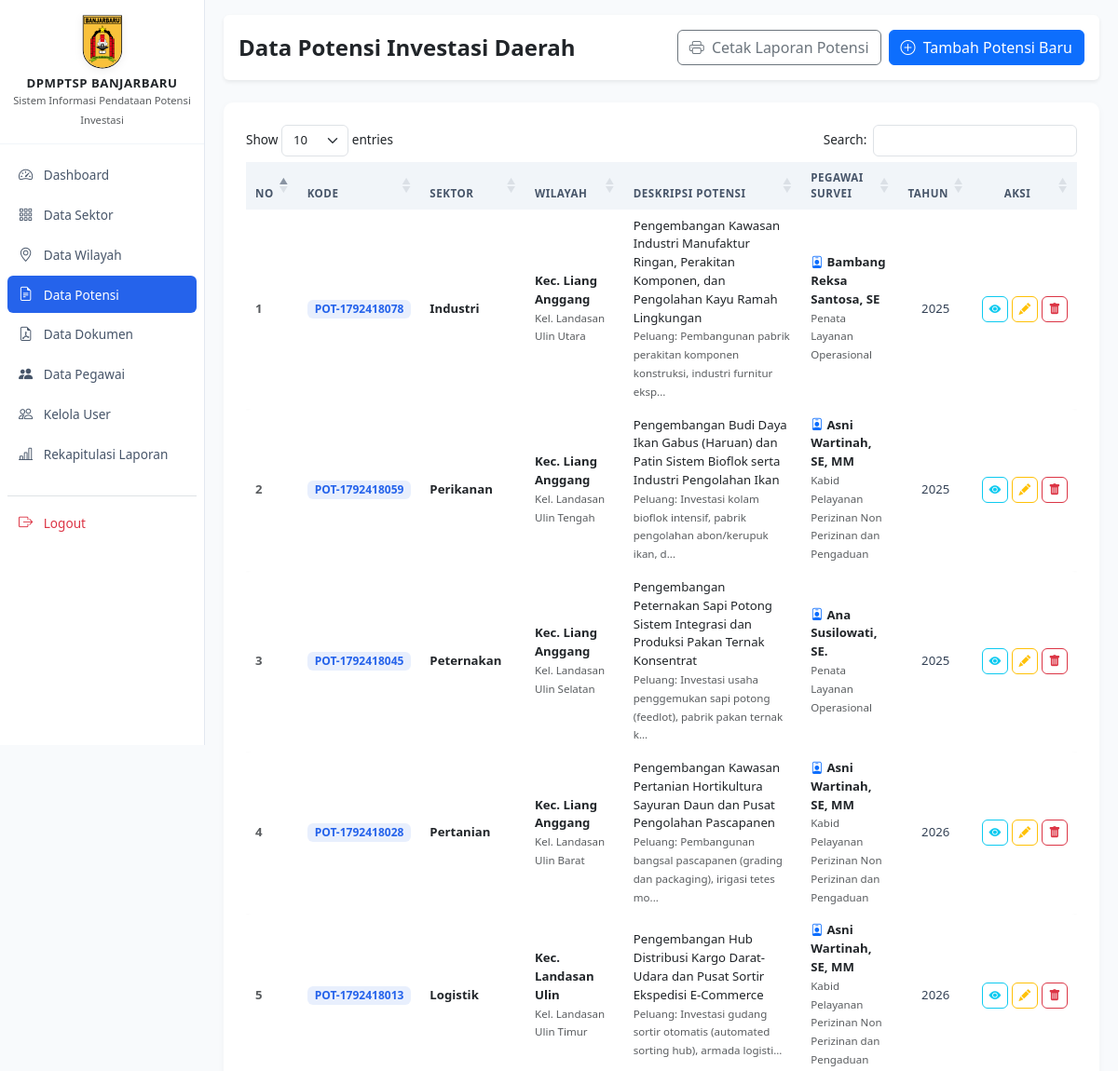
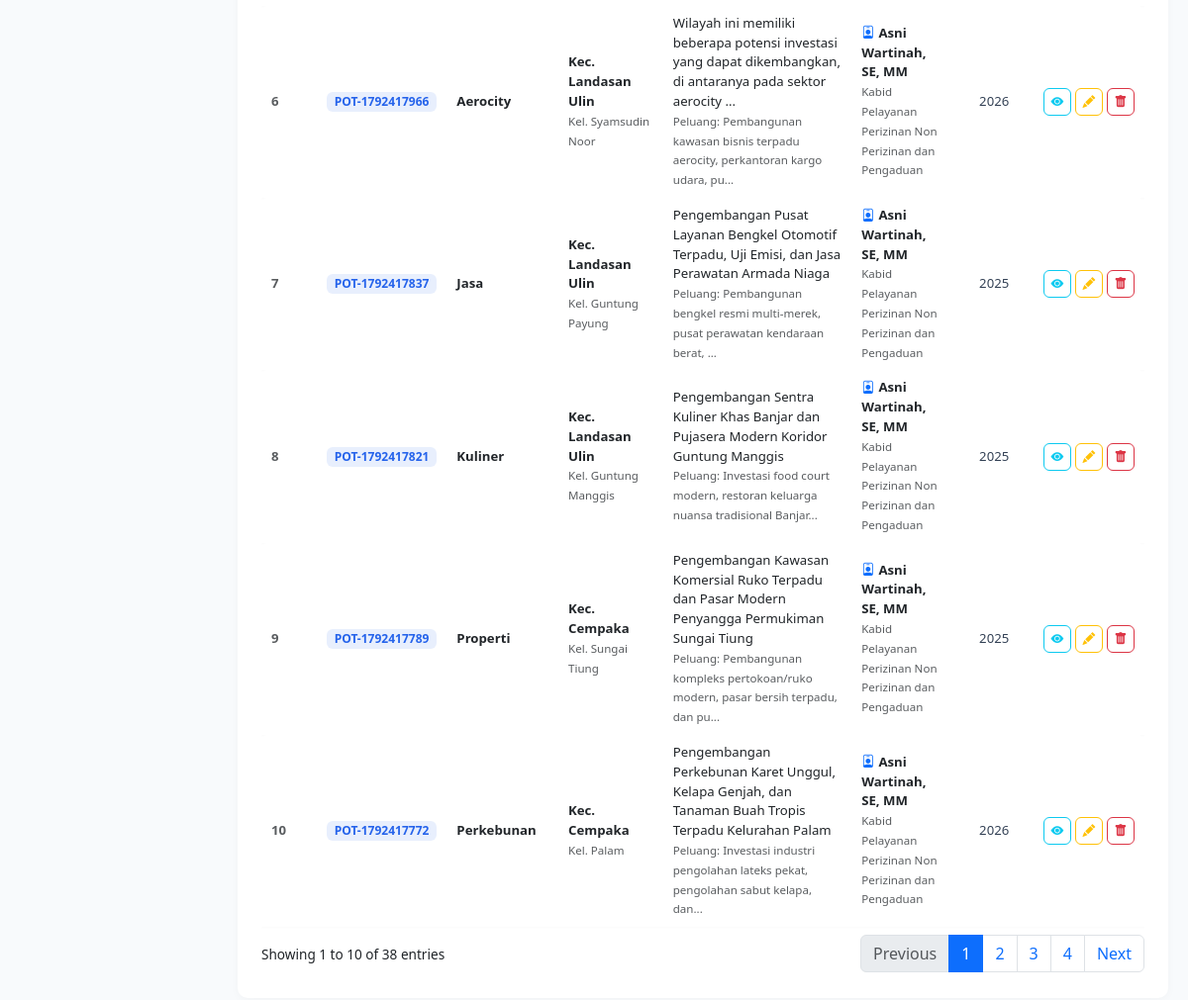
Page /admin/potensi.php (signed in) on the committed database (2 pictures, top to bottom).
### tables this page shows
CREATE TABLE `potensi_investasi` (
  `id_potensi` int unsigned NOT NULL AUTO_INCREMENT,
  `kode_potensi` varchar(30) NOT NULL,
  `id_kecamatan` int unsigned NOT NULL,
  `id_kelurahan` int unsigned DEFAULT NULL,
  `id_sektor` int unsigned NOT NULL,
  `id_pegawai` int DEFAULT NULL,
  `deskripsi` text NOT NULL,
  `kondisi_eksisting` text,
  `peluang_investasi` text,
  `kendala` text,
  `rekomendasi` text,
  `sumber_data` varchar(255) DEFAULT NULL,
  `tahun_data` year DEFAULT NULL,
  `status_publikasi` tinyint(1) NOT NULL DEFAULT '0',
  `status_data` enum('aktif','arsip') NOT NULL DEFAULT 'aktif',
  `created_by` int unsigned NOT NULL,
  `created_at` timestamp NULL DEFAULT CURRENT_TIMESTAMP,
  `updated_at` timestamp NULL DEFAULT CURRENT_TIMESTAMP ON UPDATE CURRENT_TIMESTAMP,
  PRIMARY KEY (`id_potensi`),
  UNIQUE KEY `kode_potensi` (`kode_potensi`),
  KEY `fk_potensi_user` (`created_by`),
  KEY `idx_potensi_kecamatan` (`id_kecamatan`),
  KEY `idx_potensi_kelurahan` (`id_kelurahan`),
  KEY `idx_potensi_sektor` (`id_sektor`),
  KEY `idx_potensi_publikasi` (`status_publikasi`),
  KEY `idx_potensi_pegawai` (`id_pegawai`),
  CONSTRAINT `fk_potensi_kecamatan` FOREIGN KEY (`id_kecamatan`) REFERENCES `kecamatan` (`id_kecamatan`) ON DELETE RESTRICT ON UPDATE CASCADE,
  CONSTRAINT `fk_potensi_kelurahan` FOREIGN KEY (`id_kelurahan`) REFERENCES `kelurahan` (`id_kelurahan`) ON DELETE RESTRICT ON UPDATE CASCADE,
  CONSTRAINT `fk_potensi_pegawai` FOREIGN KEY (`id_pegawai`) REFERENCES `pegawai` (`id_pegawai`) ON DELETE SET NULL ON UPDATE CASCADE,
  CONSTRAINT `fk_potensi_sektor` FOREIGN KEY (`id_sektor`) REFERENCES `sektor` (`id_sektor`) ON DELETE RESTRICT ON UPDATE CASCADE,
  CONSTRAINT `fk_potensi_user` FOREIGN KEY (`created_by`) REFERENCES `users` (`id_user`) ON DELETE RESTRICT ON UPDATE CASCADE
);

CREATE TABLE `sektor` (
  `id_sektor` int unsigned NOT NULL AUTO_INCREMENT,
  `kode_sektor` varchar(10) NOT NULL,
  `nama_sektor` varchar(150) NOT NULL,
  `deskripsi` text,
  `status` tinyint(1) NOT NULL DEFAULT '1',
  `created_at` timestamp NULL DEFAULT CURRENT_TIMESTAMP,
  `updated_at` timestamp NULL DEFAULT CURRENT_TIMESTAMP ON UPDATE CURRENT_TIMESTAMP,
  PRIMARY KEY (`id_sektor`),
  UNIQUE KEY `kode_sektor` (`kode_sektor`),
  UNIQUE KEY `nama_sektor` (`nama_sektor`)
);

CREATE TABLE `kecamatan` (
  `id_kecamatan` int unsigned NOT NULL AUTO_INCREMENT,
  `nama_kecamatan` varchar(100) NOT NULL,
  `deskripsi` text,
  `status` tinyint(1) NOT NULL DEFAULT '1',
  `created_at` timestamp NULL DEFAULT CURRENT_TIMESTAMP,
  `updated_at` timestamp NULL DEFAULT CURRENT_TIMESTAMP ON UPDATE CURRENT_TIMESTAMP,
  PRIMARY KEY (`id_kecamatan`),
  UNIQUE KEY `nama_kecamatan` (`nama_kecamatan`)
);

CREATE TABLE `kelurahan` (
  `id_kelurahan` int unsigned NOT NULL AUTO_INCREMENT,
  `id_kecamatan` int unsigned NOT NULL,
  `nama_kelurahan` varchar(100) NOT NULL,
  `deskripsi` text,
  `status` tinyint(1) NOT NULL DEFAULT '1',
  `created_at` timestamp NULL DEFAULT CURRENT_TIMESTAMP,
  `updated_at` timestamp NULL DEFAULT CURRENT_TIMESTAMP ON UPDATE CURRENT_TIMESTAMP,
  PRIMARY KEY (`id_kelurahan`),
  UNIQUE KEY `uk_kelurahan_kecamatan` (`id_kecamatan`,`nama_kelurahan`),
  CONSTRAINT `fk_kelurahan_kecamatan` FOREIGN KEY (`id_kecamatan`) REFERENCES `kecamatan` (`id_kecamatan`) ON DELETE RESTRICT ON UPDATE CASCADE
);

CREATE TABLE `pegawai` (
  `id_pegawai` int NOT NULL AUTO_INCREMENT,
  `nip` varchar(50) DEFAULT NULL,
  `nama_pegawai` varchar(255) NOT NULL,
  `status_pegawai` enum('ASN','PPPK','Tenaga Kontrak') NOT NULL DEFAULT 'ASN',
  `jabatan` varchar(255) DEFAULT NULL,
  `golongan` varchar(50) DEFAULT NULL,
  `tipe_pppk` varchar(50) DEFAULT NULL,
  `no_reg_absen` varchar(50) DEFAULT NULL,
  `no_hp` varchar(50) DEFAULT NULL,
  `status` tinyint(1) DEFAULT '1',
  `created_at` timestamp NULL DEFAULT CURRENT_TIMESTAMP,
  PRIMARY KEY (`id_pegawai`)
);

### admin/potensi.php (the view, shortened to what this page needs)
<?php
require_once '../config/database.php';
$sql = "SELECT p.*, s.nama_sektor, k.nama_kecamatan, l.nama_kelurahan, pg.nama_pegawai, pg.jabatan AS jabatan_pegawai
        FROM potensi_investasi p
        JOIN sektor s ON p.id_sektor = s.id_sektor
        JOIN kecamatan k ON p.id_kecamatan = k.id_kecamatan
        LEFT JOIN kelurahan l ON p.id_kelurahan = l.id_kelurahan
        LEFT JOIN pegawai pg ON p.id_pegawai = pg.id_pegawai
        WHERE p.status_data = 'aktif'
        ORDER BY p.id_potensi DESC";
$potensi_list = $pdo->query($sql)->fetchAll();
?>
<!DOCTYPE html>
<html lang="id">
<head>
</head>
<body>
<div class="wrapper">
    <?php require_once '../includes/sidebar.php'; ?>
    <div id="content">
        <div class="d-flex justify-content-between align-items-center mb-4 bg-white p-3 rounded shadow-sm">
            <h4 class="m-0 fw-bold">Data Potensi Investasi Daerah</h4>
            <div class="d-flex gap-2">
                <a href="potensi_cetak.php" target="_blank" class="btn btn-outline-secondary">
                    <i class="bi bi-printer me-1"></i> Cetak Laporan Potensi
                </a>
                <?php if ($can_edit_data): ?>
                    <a href="potensi_tambah.php" class="btn btn-primary">
                        <i class="bi bi-plus-circle me-1"></i> Tambah Potensi Baru
                    </a>
                <?php endif; ?>
            </div>
        </div>
        <div class="card card-modern p-4">
            <div class="table-responsive">
                <table id="tablePotensi" class="table table-modern align-middle w-100">
                    <thead>
                        <tr>
                            <th width="4%">No</th>
                            <th width="12%">Kode</th>
                            <th width="14%">Sektor</th>
                            <th width="16%">Wilayah</th>
                            <th>Deskripsi Potensi</th>
                            <th width="16%">Pegawai Survei</th>
                            <th width="7%">Tahun</th>
                            <th class="text-center" width="12%">Aksi</th>
                        </tr>
                    </thead>
                    <tbody>
                        <?php $no = 1; foreach ($potensi_list as $d): ?>
                        <tr>
                            <td class="fw-semibold text-muted"><?= $no++ ?></td>
                            <td><span class="badge badge-soft-primary px-2 py-1"><?= htmlspecialchars($d['kode_potensi']) ?></span></td>
                            <td class="fw-semibold text-dark"><?= htmlspecialchars($d['nama_sektor']) ?></td>
                            <td>
                                <div class="fw-semibold text-dark">Kec. <?= htmlspecialchars($d['nama_kecamatan']) ?></div>
                                <?php if (!empty($d['nama_kelurahan'])): ?>
                                    <small class="text-muted">Kel. <?= htmlspecialchars($d['nama_kelurahan']) ?></small>
                                <?php endif; ?>
                            </td>
                            <td>
                                <div class="text-dark"><?= htmlspecialchars(mb_strimwidth($d['deskripsi'], 0, 110, '...')) ?></div>
                                <small class="text-muted">Peluang: <?= htmlspecialchars(mb_strimwidth($d['peluang_investasi'] ?? '-', 0, 75, '...')) ?></small>
                            </td>
                            <td>
                                <?php if (!empty($d['nama_pegawai'])): ?>
                                    <div class="fw-semibold text-dark"><i class="bi bi-person-badge text-primary me-1"></i><?= htmlspecialchars($d['nama_pegawai']) ?></div>
                                    <small class="text-muted"><?= htmlspecialchars($d['jabatan_pegawai'] ?? '') ?></small>
                                <?php else: ?>
                                    <span class="text-muted">-</span>
                                <?php endif; ?>
                            </td>
                            <td class="text-center"><?= htmlspecialchars($d['tahun_data'] ?? '-') ?></td>
                            <td class="text-center">
                                <div class="d-flex gap-1 justify-content-center">
                                    <button type="button" class="btn btn-sm btn-outline-info btn-action btn-detail"
                                            data-kode="<?= htmlspecialchars($d['kode_potensi']) ?>"
                                            data-sektor="<?= htmlspecialchars($d['nama_sektor']) ?>"
                                            data-wilayah="Kec. <?= htmlspecialchars($d['nama_kecamatan']) ?><?= !empty($d['nama_kelurahan']) ? ' - Kel. ' . htmlspecialchars($d['nama_kelurahan']) : '' ?>"
                                            data-pegawai="<?= htmlspecialchars($d['nama_pegawai'] ?? '-') ?>"
                                            data-deskripsi="<?= htmlspecialchars($d['deskripsi']) ?>"
                                            data-kondisi="<?= htmlspecialchars($d['kondisi_eksisting'] ?? '-') ?>"
                                            data-peluang="<?= htmlspecialchars($d['peluang_investasi'] ?? '-') ?>"
                                            data-kendala="<?= htmlspecialchars($d['kendala'] ?? '-') ?>"
                                            data-rekomendasi="<?= htmlspecialchars($d['rekomendasi'] ?? '-') ?>"
                                            data-sumber="<?= htmlspecialchars($d['sumber_data'] ?? '-') ?>"
                                            data-tahun="<?= htmlspecialchars($d['tahun_data'] ?? '-') ?>"
                                            data-bs-toggle="modal" data-bs-target="#modalDetailPotensi" title="Detail">
                                        <i class="bi bi-eye-fill"></i>
                                    </button>
                                    <?php if ($can_edit_data): ?>
                                        <a href="potensi_edit.php?id=<?= $d['id_potensi'] ?>" class="btn btn-sm btn-outline-warning btn-action" title="Edit">
                                            <i class="bi bi-pencil-fill"></i>
                                        </a>
                                        <a href="potensi_hapus.php?id=<?= $d['id_potensi'] ?>" class="btn btn-sm btn-outline-danger btn-action" title="Hapus">
                                            <i class="bi bi-trash-fill"></i>
                                        </a>
                                    <?php endif; ?>
                                </div>
                            </td>
                        </tr>
                        <?php endforeach; ?>
                    </tbody>
                </table>
            </div>
        </div>
    </div>
</div>
</body>
</html>

### includes/sidebar.php (style rules this page uses)
body { min-height: 100vh; background-color: #f8fafc; font-size: 0.85rem; }
.wrapper { display: flex; width: 100%; align-items: flex-start; }
#content { width: 100%; padding: 16px 20px; min-height: 100vh; }
.card-modern { border: none; border-radius: 10px; box-shadow: 0 2px 10px rgba(0,0,0,0.03); background: #ffffff; }
.table-modern { border-collapse: separate; border-spacing: 0 3px; margin-top: -3px; font-size: 0.825rem; }
.table-modern thead th { background-color: #f1f5f9 !important; color: #475569; font-size: 0.725rem; font-weight: 700; text-transform: uppercase; letter-spacing: 0.5px; border: none; padding: 8px 10px; }
.table-modern tbody tr { background-color: #ffffff; box-shadow: 0 1px 2px rgba(0,0,0,0.02); transition: all 0.15s ease-in-out; }
.table-modern tbody td { border: none; padding: 8px 10px; color: #334155; }
.table-modern tbody tr td:first-child { border-top-left-radius: 6px; border-bottom-left-radius: 6px; }
.table-modern tbody tr td:last-child { border-top-right-radius: 6px; border-bottom-right-radius: 6px; }
.btn-sm { padding: 4px 10px; font-size: 0.8rem; }
.badge-soft-primary { background-color: rgba(37, 99, 235, 0.1); color: #2563eb; font-weight: 600; font-size: 0.75rem; }
.btn-action { width: 28px; height: 28px; padding: 0; display: inline-flex; align-items: center; justify-content: center; border-radius: 6px; font-size: 0.8rem; }

### rows in the picture
potensi_investasi: kode_potensi "POT-1792418078", id_sektor.nama_sektor "Industri", id_kecamatan.nama_kecamatan "Liang Anggang", id_kelurahan.nama_kelurahan "Landasan Ulin Utara", deskripsi "Pengembangan Kawasan Industri Manufaktur Ringan, Perakitan Komponen, dan Pengolahan Kayu Ramah Lingkungan", peluang_investasi "Pembangunan pabrik perakitan komponen konstruksi, industri furnitur eksp...", id_pegawai.nama_pegawai "Bambang Reksa Santosa, SE", id_pegawai.jabatan "Penata Layanan Operasional", tahun_data "2025"
potensi_investasi: kode_potensi "POT-1792418059", id_sektor.nama_sektor "Perikanan", id_kecamatan.nama_kecamatan "Liang Anggang", id_kelurahan.nama_kelurahan "Landasan Ulin Tengah", deskripsi "Pengembangan Budi Daya Ikan Gabus (Haruan) dan Patin Sistem Bioflok serta Industri Pengolahan Ikan", peluang_investasi "Investasi kolam bioflok intensif, pabrik pengolahan abon/kerupuk ikan, d...", id_pegawai.nama_pegawai "Asni Wartinah, SE, MM", id_pegawai.jabatan "Kabid Pelayanan Perizinan Non Perizinan dan Pengaduan", tahun_data "2025"
potensi_investasi: kode_potensi "POT-1792418045", id_sektor.nama_sektor "Peternakan", id_kecamatan.nama_kecamatan "Liang Anggang", id_kelurahan.nama_kelurahan "Landasan Ulin Selatan", deskripsi "Pengembangan Peternakan Sapi Potong Sistem Integrasi dan Produksi Pakan Ternak Konsentrat", peluang_investasi "Investasi usaha penggemukan sapi potong (feedlot), pabrik pakan ternak k...", id_pegawai.nama_pegawai "Ana Susilowati, SE.", id_pegawai.jabatan "Penata Layanan Operasional", tahun_data "2025"
potensi_investasi: kode_potensi "POT-1792418028", id_sektor.nama_sektor "Pertanian", id_kecamatan.nama_kecamatan "Liang Anggang", id_kelurahan.nama_kelurahan "Landasan Ulin Barat", deskripsi "Pengembangan Kawasan Pertanian Hortikultura Sayuran Daun dan Pusat Pengolahan Pascapanen", peluang_investasi "Pembangunan bangsal pascapanen (grading dan packaging), irigasi tetes mo...", id_pegawai.nama_pegawai "Asni Wartinah, SE, MM", id_pegawai.jabatan "Kabid Pelayanan Perizinan Non Perizinan dan Pengaduan", tahun_data "2026"
potensi_investasi: kode_potensi "POT-1792418013", id_sektor.nama_sektor "Logistik", id_kecamatan.nama_kecamatan "Landasan Ulin", id_kelurahan.nama_kelurahan "Landasan Ulin Timur", deskripsi "Pengembangan Hub Distribusi Kargo Darat-Udara dan Pusat Sortir Ekspedisi E-Commerce", peluang_investasi "Investasi gudang sortir otomatis (automated sorting hub), armada logisti...", id_pegawai.nama_pegawai "Asni Wartinah, SE, MM", id_pegawai.jabatan "Kabid Pelayanan Perizinan Non Perizinan dan Pengaduan", tahun_data "2026"
potensi_investasi: kode_potensi "POT-1792417966", id_sektor.nama_sektor "Aerocity", id_kecamatan.nama_kecamatan "Landasan Ulin", id_kelurahan.nama_kelurahan "Syamsudin Noor", deskripsi "Wilayah ini memiliki beberapa potensi investasi yang dapat dikembangkan, di antaranya pada sektor aerocity ...", peluang_investasi "Pembangunan kawasan bisnis terpadu aerocity, perkantoran kargo udara, pu...", id_pegawai.nama_pegawai "Asni Wartinah, SE, MM", id_pegawai.jabatan "Kabid Pelayanan Perizinan Non Perizinan dan Pengaduan", tahun_data "2026"
potensi_investasi: kode_potensi "POT-1792417837", id_sektor.nama_sektor "Jasa", id_kecamatan.nama_kecamatan "Landasan Ulin", id_kelurahan.nama_kelurahan "Guntung Payung", deskripsi "Pengembangan Pusat Layanan Bengkel Otomotif Terpadu, Uji Emisi, dan Jasa Perawatan Armada Niaga", peluang_investasi "Pembangunan bengkel resmi multi-merek, pusat perawatan kendaraan berat, ...", id_pegawai.nama_pegawai "Asni Wartinah, SE, MM", id_pegawai.jabatan "Kabid Pelayanan Perizinan Non Perizinan dan Pengaduan", tahun_data "2025"
potensi_investasi: kode_potensi "POT-1792417821", id_sektor.nama_sektor "Kuliner", id_kecamatan.nama_kecamatan "Landasan Ulin", id_kelurahan.nama_kelurahan "Guntung Manggis", deskripsi "Pengembangan Sentra Kuliner Khas Banjar dan Pujasera Modern Koridor Guntung Manggis", peluang_investasi "Investasi food court modern, restoran keluarga nuansa tradisional Banjar...", id_pegawai.nama_pegawai "Asni Wartinah, SE, MM", id_pegawai.jabatan "Kabid Pelayanan Perizinan Non Perizinan dan Pengaduan", tahun_data "2025"
potensi_investasi: kode_potensi "POT-1792417789", id_sektor.nama_sektor "Properti", id_kecamatan.nama_kecamatan "Cempaka", id_kelurahan.nama_kelurahan "Sungai Tiung", deskripsi "Pengembangan Kawasan Komersial Ruko Terpadu dan Pasar Modern Penyangga Permukiman Sungai Tiung", peluang_investasi "Pembangunan kompleks pertokoan/ruko modern, pasar bersih terpadu, dan pu...", id_pegawai.nama_pegawai "Asni Wartinah, SE, MM", id_pegawai.jabatan "Kabid Pelayanan Perizinan Non Perizinan dan Pengaduan", tahun_data "2025"
potensi_investasi: kode_potensi "POT-1792417772", id_sektor.nama_sektor "Perkebunan", id_kecamatan.nama_kecamatan "Cempaka", id_kelurahan.nama_kelurahan "Palam", deskripsi "Pengembangan Perkebunan Karet Unggul, Kelapa Genjah, dan Tanaman Buah Tropis Terpadu Kelurahan Palam", peluang_investasi "Investasi industri pengolahan lateks pekat, pengolahan sabut kelapa, dan...", id_pegawai.nama_pegawai "Asni Wartinah, SE, MM", id_pegawai.jabatan "Kabid Pelayanan Perizinan Non Perizinan dan Pengaduan", tahun_data "2026"
